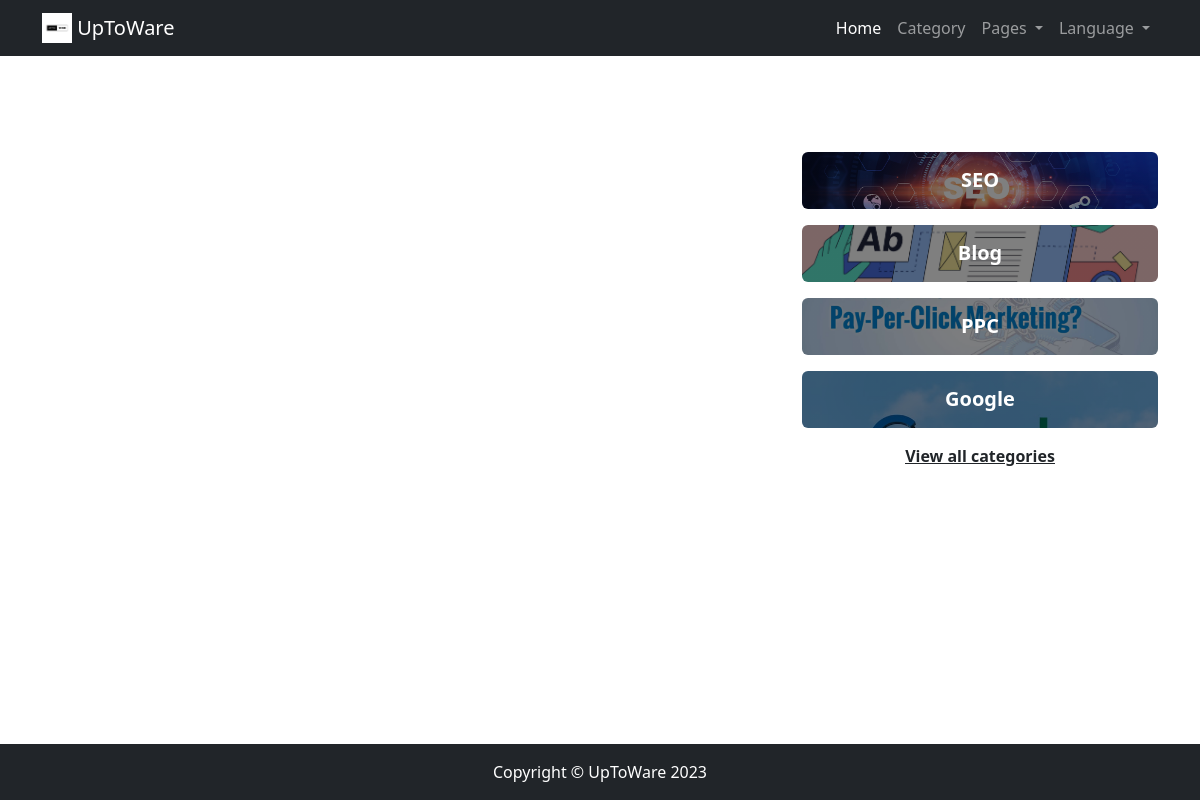
The app's page /es/ with its own data.
### tables this page shows
CREATE TABLE `settings` (
  `id` int(11) NOT NULL,
  `sitename` varchar(255) NOT NULL,
  `tagline` varchar(255) NOT NULL DEFAULT 'None',
  `domain` varchar(255) NOT NULL DEFAULT 'None',
  `sitelogo` varchar(255) DEFAULT NULL,
  `search_visibility` tinyint(1) DEFAULT 0,
  `meta_title` varchar(255) DEFAULT '',
  `meta_keywords` text DEFAULT NULL,
  `meta_description` text DEFAULT NULL
);

CREATE TABLE `categories` (
  `id` int(11) NOT NULL,
  `name` varchar(50) NOT NULL,
  `is_default` tinyint(1) DEFAULT 0,
  `image` varchar(255) DEFAULT NULL,
  `slug` varchar(255) NOT NULL,
  `description` text DEFAULT NULL
);

### index.php (the view, shortened to what this page needs)
<?php
$db = connect_db();
$lang = isset($_GET['lang']) ? $_GET['lang'] : 'en';
$stmt = $db->prepare("SELECT * FROM categories");
$stmt->execute();
$result_cat = $stmt->get_result();
$categories = $result_cat->fetch_all(MYSQLI_ASSOC);
include $_SERVER['DOCUMENT_ROOT'] . '/include/header.php';
?>
<div class="container mt-5">
    <div class="row g-4 mt-5">
        <div class="col-lg-8">
        </div>
        <div class="col-lg-4">
            <?php foreach($categories as $index => $category): ?>
                <div class="text-center mb-3 card-bg-scale position-relative overflow-hidden rounded bg-dark-overlay-4"
                     style="background-image: linear-gradient(rgba(0, 0, 0, 0.5), rgba(0, 0, 0, 0.5)), url('/uploads/categories/<?php echo $category['image']; ?>'); background-position: center left; background-size: cover;">
                    <div class="bg-dark-overlay-4 p-3">
                        <a href="/category?category=<?php echo $category['slug']; ?>" class="stretched-link btn-link fw-bold text-white h5"><?php echo $category['name']; ?></a>
                    </div>
                </div>
            <?php endforeach; ?>
            <div class="text-center mt-3">
                <a href="/category" class="fw-bold text-body text-primary-hover"><u>View all categories</u></a>
            </div>
        </div>
    </div>
</div>
<?php include 'include/footer.php'; ?>

### include/header.php (shortened to what this page needs)
<?php
$db = connect_db();
$query = "SELECT * FROM settings LIMIT 1";
$result = mysqli_query($db, $query);
$settings = mysqli_fetch_assoc($result);
$sitelogo = $settings['sitelogo'];
$sitename = $settings['sitename'];
?>
<!DOCTYPE html>
<html lang="<?php echo isset($post['language']) ? $post['language'] : 'en'; ?>">
    <head>
        <link href="/include/css/styles.css" rel="stylesheet" />
    </head>
<body style="padding-bottom: 100px;">
    <nav class="navbar navbar-expand-lg navbar-dark bg-dark">
    <div class="container">
        <?php $homeLink = isset($lang) && $lang != 'en' ? '/' . $lang . '/' : '/'; ?>
        <a class="navbar-brand" href="<?php echo $homeLink; ?>">
            <img src="/uploads/logos/<?php echo $sitelogo; ?>" alt="<?php echo $sitename; ?> Logo" width="30" height="30" class="d-inline-block align-top">
            <?php echo $sitename; ?>
        </a>
        <div class="collapse navbar-collapse" id="navbarSupportedContent">
            <ul class="navbar-nav ms-auto mb-2 mb-lg-0">
                <?php $homeLink = isset($lang) && $lang != 'en' ? '/' . $lang . '/' : '/'; $isActive = basename($_SERVER['PHP_SELF']) == 'index.php' ? 'active' : ''; ?>
                <li class="nav-item"><a class="nav-link <?php echo $isActive; ?>" href="<?php echo $homeLink; ?>">Home</a></li>
                <li class="nav-item"><a class="nav-link <?php echo basename($_SERVER['PHP_SELF']) == 'category.php' ? 'active' : ''; ?>" href="category">Category</a></li>
                <li class="nav-item dropdown">
                    <a class="nav-link dropdown-toggle" href="#" id="pagesDropdown" role="button" data-bs-toggle="dropdown" aria-expanded="false">
                        Pages
                    </a>
                </li>
                <li class="nav-item dropdown">
                    <a class="nav-link dropdown-toggle" href="#" id="languageDropdown" role="button" data-bs-toggle="dropdown" aria-expanded="false">
                        Language
                    </a>
                </li>
            </ul>
        </div>
    </div>
</nav>

### include/footer.php (shortened to what this page needs)
   <footer class="py-3 bg-dark" style="position: fixed; bottom: 0; width: 100%;">
    <div class="container"><p class="m-0 text-center text-white">Copyright &copy; <?php echo $sitename; ?> <?php echo date('Y'); ?></p></div>
    </footer>
</body>
</html>

### index.php (style rules this page uses)
.btn-link { text-decoration: none; }

### records on screen
settings: sitelogo (picture), sitename "UpToWare"
categories: image (picture), name "SEO"
categories: image (picture), name "Blog"
categories: image (picture), name "PPC"
categories: image (picture), name "Google"
